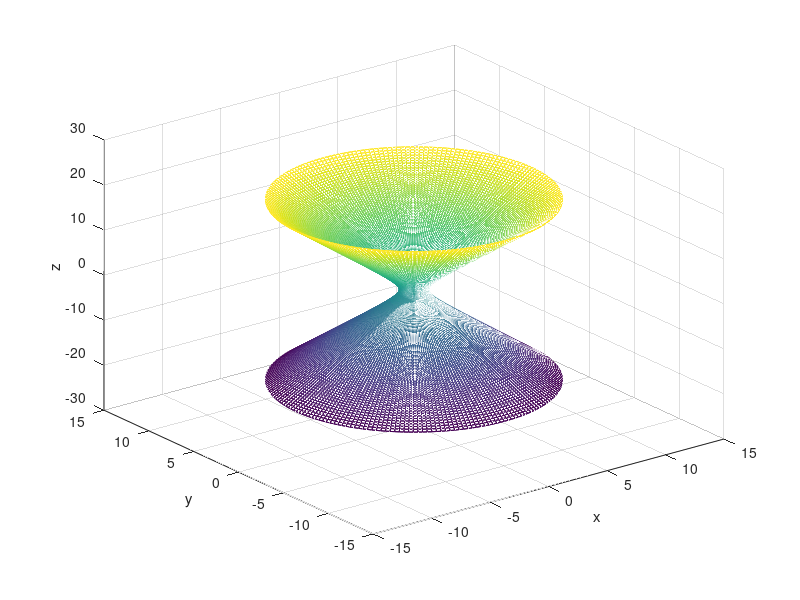

This chart was generated by the following MATLAB code:
a=1;
c=2;
x1=(-3:0.02:3)';
x2=-2*pi:0.01*pi:2*pi;
X=a*cosh(x1)*cos(x2);
Y=a*cosh(x1)*sin(x2);
Z=c*sinh(x1)*ones(size(x2));
figure
mesh(X,Y,Z);
xlabel('x');
ylabel('y');
zlabel('z');

